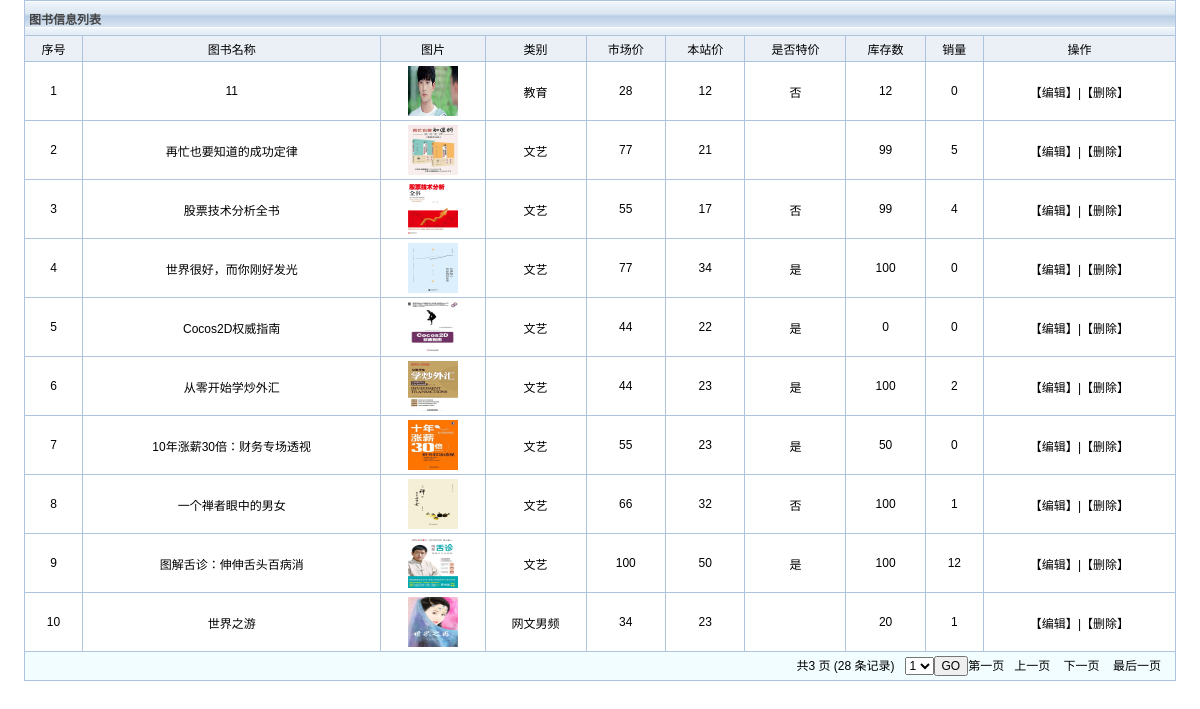
The page /bookshop/admin/listgoods.php on the database its author committed.
### tables this page shows
CREATE TABLE `goods` (
  `id` int(11) NOT NULL AUTO_INCREMENT,
  `name` varchar(255) DEFAULT NULL,
  `image2` varchar(255) DEFAULT NULL,
  `image1` varchar(255) DEFAULT NULL,
  `cateid` int(255) DEFAULT NULL,
  `marketprice` double(255,0) DEFAULT NULL,
  `nowprice` double(255,0) DEFAULT NULL,
  `special` varchar(255) DEFAULT NULL,
  `store` int(255) DEFAULT NULL,
  `sellnum` int(255) DEFAULT NULL,
  `contents` text,
  `author` varchar(255) DEFAULT NULL,
  `press` varchar(255) DEFAULT NULL,
  `publishtime` date DEFAULT NULL,
  PRIMARY KEY (`id`)
);

CREATE TABLE `cate` (
  `id` int(11) NOT NULL AUTO_INCREMENT,
  `catename` varchar(255) DEFAULT NULL,
  PRIMARY KEY (`id`)
);

### bookshop/admin/func.php (called while the page is built, shortened)
<?php
$db = db_connect();
function check($str){
	global $db;
	$str = trim($str);
	$sql = $str;
	$result = mysql_query($sql,$db) or db_error();
	return $result;
}
?>

### bookshop/admin/listgoods.php (the view, shortened to what this page needs)
<!DOCTYPE html PUBLIC "-//W3C//DTD XHTML 1.0 Transitional//EN" "http://www.w3.org/TR/xhtml1/DTD/xhtml1-transitional.dtd">
<html xmlns="http://www.w3.org/1999/xhtml">
<head>
<link href="css/four.css" rel="stylesheet" type="text/css" />
</head>
<body>
<table width="100%" border="0" cellpadding="0" cellspacing="0">
	<tr valign="top">
		<td bgcolor="#FFFFFF">
		<table width="96%" border="0" align="center" cellpadding="4"
			cellspacing="1" bgcolor="#aec3de">
			<tr align="left" bgcolor="#F2FDFF">
				<td colspan="12" class="optiontitle">图书信息列表</td>
			</tr>
			<tr align="center">
				<td align="center" bgcolor="#ebf0f7">序号</td>
				<td align="center" bgcolor="#ebf0f7">图书名称</td>
				<td align="center" bgcolor="#ebf0f7">图片</td>
				<td align="center" bgcolor="#ebf0f7">类别</td>
				<td align="center" bgcolor="#ebf0f7">市场价</td>
				<td align="center" bgcolor="#ebf0f7">本站价</td>
				<td align="center" bgcolor="#ebf0f7">是否特价</td>
				<td align="center" bgcolor="#ebf0f7">库存数</td>
				<td align="center" bgcolor="#ebf0f7">销量</td>
				<td align="center" bgcolor="#ebf0f7">操作</td>
			</tr>
			<?php
			require "func.php";
			$pageSize=10;
			if(isset($_GET['page'])){ $page=intval($_GET['page']); }else{ $page=1; }
			$offset=$pageSize*($page-1);
			$strAll = "select count(*) as num from goods;";
			$results = mysql_fetch_object(check($strAll));
			$rowNum=$results->num;
			$pages=ceil($rowNum/$pageSize);
			$first=1;
			$last=$pages;
			if($page==1){ $prev=1; }else{ $prev=$page-1; }
			if($page==$pages){ $next=$pages; }else{ $next=$page+1; }
			$str = "select  a.* , b.catename from goods a ,cate b where a.cateid = b.id order by id desc limit $offset,$pageSize ;";
			$result = check($str);
			$i=0;
			while($rs = mysql_fetch_object($result)){
				?>
			<tr align="center" bgcolor="#FFFFFF"
				onmouseover="this.style.background='#F2FDFF'"
				onmouseout="this.style.background='#FFFFFF'">
				<td align="center"><?php echo $i+1 ;?></td>
				<td align="center"><?php echo $rs->name ;?></td>
				<td align="center"><img src="../<?php echo $rs->image2 ;?>" width="50" height="50"/></td>
				<td align="center"><?php echo $rs->catename ;?></td>
				<td align="center"><?php echo $rs->marketprice ;?></td>
				<td align="center"><?php echo $rs->nowprice ;?></td>
				<td align="center"><?php echo $rs->special ;?></td>
				<td align="center"><?php echo $rs->store ;?></td>
				<td align="center"><?php echo $rs->sellnum ;?></td>
				<td align="center"><a href="editgoods.php?id=<?php echo $rs->id; ?>">【编辑】</a>|<a
					href="goodsfunc.php?id=<?php echo $rs->id; ?>&&method=delete"
					onclick="{if(confirm('确定要删除吗?')){return true;}return false;}">【删除】</a></td>
			</tr>
			<?php
			$i=$i+1;
			}
			?>
			<tr align="right" bgcolor="#F2FDFF">
				<td colspan="12">
				<form action="listgoods.php" method="get">共<?php echo $pages ?> 页 (<?php echo  $rowNum ?>
				条记录)&nbsp;&nbsp;&nbsp;<select name="page">
				<?php for($i=1;$i<$pages+1;$i++){ ?>
					<option value="<?php echo $i ?>"><?php echo $i ?></option>
					<?php } ?>
				</select><input type="submit" value="GO" /><a
					href="listgoods.php?page=<?php echo $first ?>">第一页</a>&nbsp;&nbsp;&nbsp;<a
					href="listgoods.php?page=<?php echo $prev ?>">上一页</a>
				&nbsp;&nbsp;&nbsp;<a href="listgoods.php?page=<?php echo $next ?>">下一页</a>
				&nbsp;&nbsp;&nbsp;<a href="listgoods.php?page=<?php echo $last ?>">最后一页</a>&nbsp;&nbsp;&nbsp;</form>
				</td>
			</tr>
		</table>
		</td>
	</tr>
</table>
</body>
</html>

### bookshop/admin/css/four.css (style rules this page uses)
body { margin:0; SCROLLBAR-FACE-COLOR: #C2D4E7; SCROLLBAR-HIGHLIGHT-COLOR: #AEC3DE; SCROLLBAR-SHADOW-COLOR: #AEC3DE; SCROLLBAR-DARKSHADOW-COLOR: #AEC3DE; SCROLLBAR-3DLIGHT-COLOR: #AEC3DE; SCROLLBAR-ARROW-COLOR: #C2D4E7; SCROLLBAR-TRACK-COLOR: #E6F3FF; }
td { font-family: Helvetica, sans-serif, "宋体"; font-size: 12px; color: #000000; text-decoration: none; }
input { font-size: 12px; }
a:link { color: #000000; text-decoration: none; }
select { font-size: 12px; }
.optiontitle { font-weight: bold; color: #434343; height: 26px; background-image:url( ../images/table_header.gif); }

### rows shown on the page
goods: name "11", image2 (picture), cateid.catename "教育", marketprice "28", nowprice "12", special "否", store "12", sellnum "0"
goods: name "再忙也要知道的成功定律", image2 (picture), cateid.catename "文艺", marketprice "77", nowprice "21", store "99", sellnum "5"
goods: name "股票技术分析全书", image2 (picture), cateid.catename "文艺", marketprice "55", nowprice "17", special "否", store "99", sellnum "4"
goods: name "世界很好，而你刚好发光", image2 (picture), cateid.catename "文艺", marketprice "77", nowprice "34", special "是", store "100", sellnum "0"
goods: name "Cocos2D权威指南", image2 (picture), cateid.catename "文艺", marketprice "44", nowprice "22", special "是", store "0", sellnum "0"
goods: name "从零开始学炒外汇", image2 (picture), cateid.catename "文艺", marketprice "44", nowprice "23", special "是", store "100", sellnum "2"
goods: name "10年涨薪30倍：财务专场透视", image2 (picture), cateid.catename "文艺", marketprice "55", nowprice "23", special "是", store "50", sellnum "0"
goods: name "一个禅者眼中的男女", image2 (picture), cateid.catename "文艺", marketprice "66", nowprice "32", special "否", store "100", sellnum "1"
goods: name "图解舌诊：伸伸舌头百病消", image2 (picture), cateid.catename "文艺", marketprice "100", nowprice "50", special "是", store "100", sellnum "12"
goods: name "世界之游", image2 (picture), cateid.catename "网文男频", marketprice "34", nowprice "23", store "20", sellnum "1"

### other values the page prints
$pages "3"
$rowNum "28"
form field page "1"
